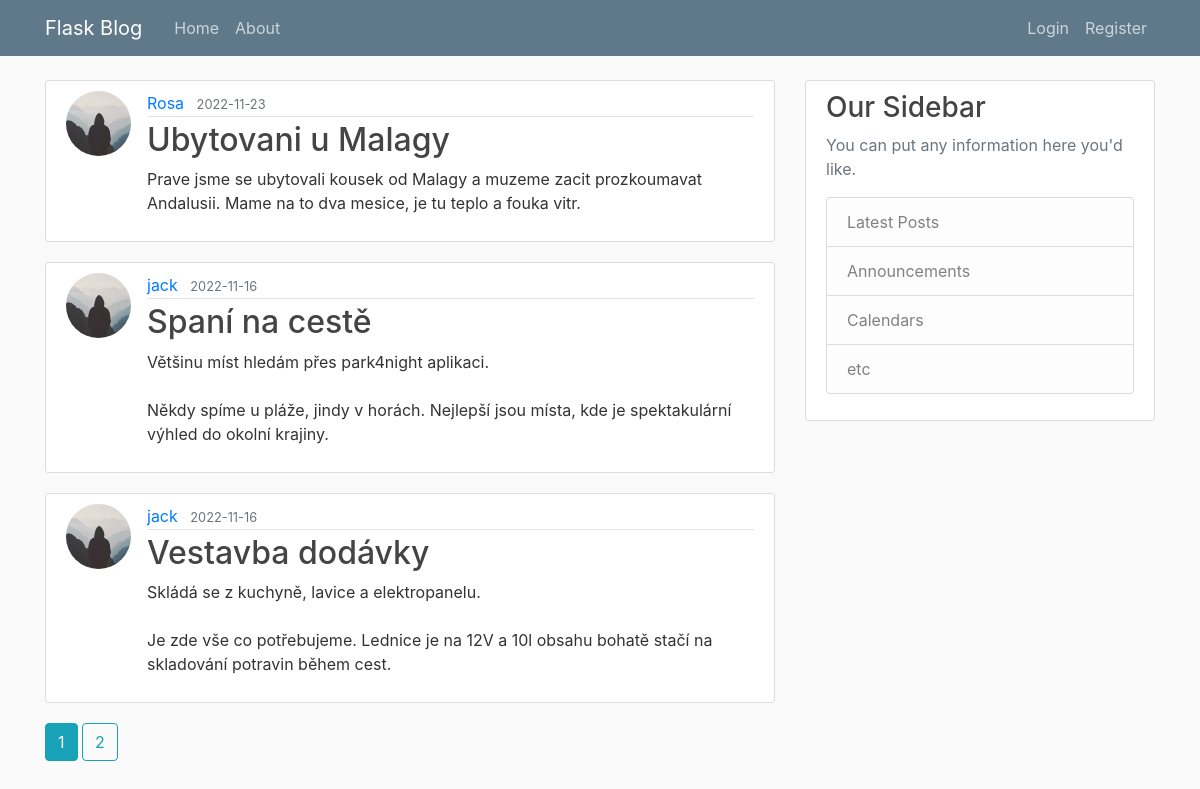
The page /home on the database its author committed.
### travelblog/models.py (models this page shows, shortened)
class Post(db.Model):
    id = db.Column(db.Integer, primary_key=True)
    title = db.Column(db.String(100), nullable = False)
    date_posted = db.Column(db.DateTime, nullable = False, default = datetime.utcnow)
    content = db.Column(db.Text, nullable = False)
    user_id = db.Column(db.Integer, db.ForeignKey('user.id'), nullable = False)

class User(db.Model, UserMixin):
    id = db.Column(db.Integer, primary_key=True)
    username = db.Column(db.String(20), unique=True, nullable = False)
    email = db.Column(db.String(120), unique=True, nullable = False)
    image_file = db.Column(db.String(20), nullable = False, default ='default.jpg')
    password = db.Column(db.String(60), nullable = False)
    posts = db.relationship('Post', backref='author', lazy=True)

### travelblog/routes.py (the view)
@app.route('/')
@app.route('/home')
def home():
    page = request.args.get('page', 1, type=int)
    posts = Post.query.order_by(Post.date_posted.desc()).paginate(page=page, per_page=3)
    return render_template ('home.html', posts = posts)

### travelblog/templates/home.html
{% extends "layout.html" %}
{% block content %}
	{% for post in posts.items %}
		<article class="media content-section">
			<img class="rounded-circle article-img" src="{{ url_for('static', filename='profile_pics/' + post.author.image_file) }}">
		  <div class="media-body">
		    <div class="article-metadata">
		      <a class="mr-2" href="#">{{ post.author.username }}</a>
		      <small class="text-muted">{{ post.date_posted.strftime('%Y-%m-%d') }}</small>
		    </div>
		    <h2><a class="article-title" href="{{ url_for('post', post_id = post.id) }}">{{ post.title }}</a></h2>
		    <p class="article-content">{{ post.content }}</p>
		  </div>
		</article>
	{% endfor %}
	{% for page_num in posts.iter_pages(left_edge=1, right_edge=1, left_current=1, right_current=2) %}
		{% if page_num %}
			{% if posts.page == page_num %}
				<a class="btn btn-info mb-4" href="{{ url_for('home', page=page_num) }}">{{page_num}}</a>
			{% else %}
				<a class="btn btn-outline-info mb-4" href="{{ url_for('home', page=page_num) }}">{{page_num}}</a>
			{% endif %}
		{% else %}
			...
		{% endif %}
	{% endfor %}
{% endblock content %}

### travelblog/templates/layout.html (shortened to what this page needs)
<!DOCTYPE html>
<html>
<head>
    <link rel="stylesheet" href="https://cdn.jsdelivr.net/npm/bootstrap@4.3.1/dist/css/bootstrap.min.css">
    <link rel="stylesheet" type = "text/css" href= "{{ url_for('static', filename= 'main.css') }}">
</head>
<body>
	<header class="site-header">
	  <nav class="navbar navbar-expand-md navbar-dark bg-steel fixed-top">
	    <div class="container">
	      <a class="navbar-brand mr-4" href="/">Flask Blog</a>
	      <div class="collapse navbar-collapse" id="navbarToggle">
	        <div class="navbar-nav mr-auto">
	          <a class="nav-item nav-link" href="{{ url_for ('home') }}">Home</a>
	          <a class="nav-item nav-link" href="{{ url_for ('about') }}">About</a>
	        </div>
	        <div class="navbar-nav">
	        	{% if current_user.is_authenticated %}
	        		<a class="nav-item nav-link" href="{{ url_for ('new_post') }}">New Post</a>
	        		<a class="nav-item nav-link" href="{{ url_for ('account') }}">Account</a>
	        		<a class="nav-item nav-link" href="{{ url_for ('logout') }}">Logout</a>
	        	{% else %}
	          <a class="nav-item nav-link" href="{{ url_for ('login') }}">Login</a>
	          <a class="nav-item nav-link" href="{{ url_for ('register') }}">Register</a>
	          {% endif %}
	        </div>
	      </div>
	    </div>
	  </nav>
	</header>
	<main role="main" class="container">
	  <div class="row">
	    <div class="col-md-8">
	    	{% block content %}{% endblock %}
	    </div>
	    <div class="col-md-4">
	      <div class="content-section">
	        <h3>Our Sidebar</h3>
	        <p class='text-muted'>You can put any information here you'd like.
	          <ul class="list-group">
	            <li class="list-group-item list-group-item-light">Latest Posts</li>
	            <li class="list-group-item list-group-item-light">Announcements</li>
	            <li class="list-group-item list-group-item-light">Calendars</li>
	            <li class="list-group-item list-group-item-light">etc</li>
	          </ul>
	        </p>
	      </div>
	    </div>
	  </div>
	</main>
</body>
</html>

### travelblog/static/main.css (style rules this page uses)
body { background: #fafafa; color: #333333; margin-top: 5rem; }
h1, h2, h3, h4, h5, h6 { color: #444444; }
.bg-steel { background-color: #5f788a; }
.site-header .navbar-nav .nav-link { color: #cbd5db; }
.content-section { background: #ffffff; padding: 10px 20px; border: 1px solid #dddddd; border-radius: 3px; margin-bottom: 20px; }
.article-title { color: #444444; }
.article-content { white-space: pre-line; }
.article-img { height: 65px; width: 65px; margin-right: 16px; }
.article-metadata { padding-bottom: 1px; margin-bottom: 4px; border-bottom: 1px solid #e3e3e3 }

### rows shown on the page
Post: image_file (placeholder picture), author.username "Rosa", date_posted "2022-11-23", title "Ubytovani u Malagy", content "Prave jsme se ubytovali kousek od Malagy a muzeme zacit prozkoumavat Andalusii. Mame na to dva mesice, je tu teplo a fouka vitr."
Post: image_file (placeholder picture), author.username "jack", date_posted "2022-11-16", title "Spaní na cestě", content "Většinu míst hledám přes park4night aplikaci. Někdy spíme u pláže, jindy v horách. Nejlepší jsou místa, kde je spektakulární výhled do okolní krajiny."
Post: image_file (placeholder picture), author.username "jack", date_posted "2022-11-16", title "Vestavba dodávky", content "Skládá se z kuchyně, lavice a elektropanelu. Je zde vše co potřebujeme. Lednice je na 12V a 10l obsahu bohatě stačí na skladování potravin během cest."

### other values the page prints
{{ page_num }} "1"
{{ page_num }} "2"
